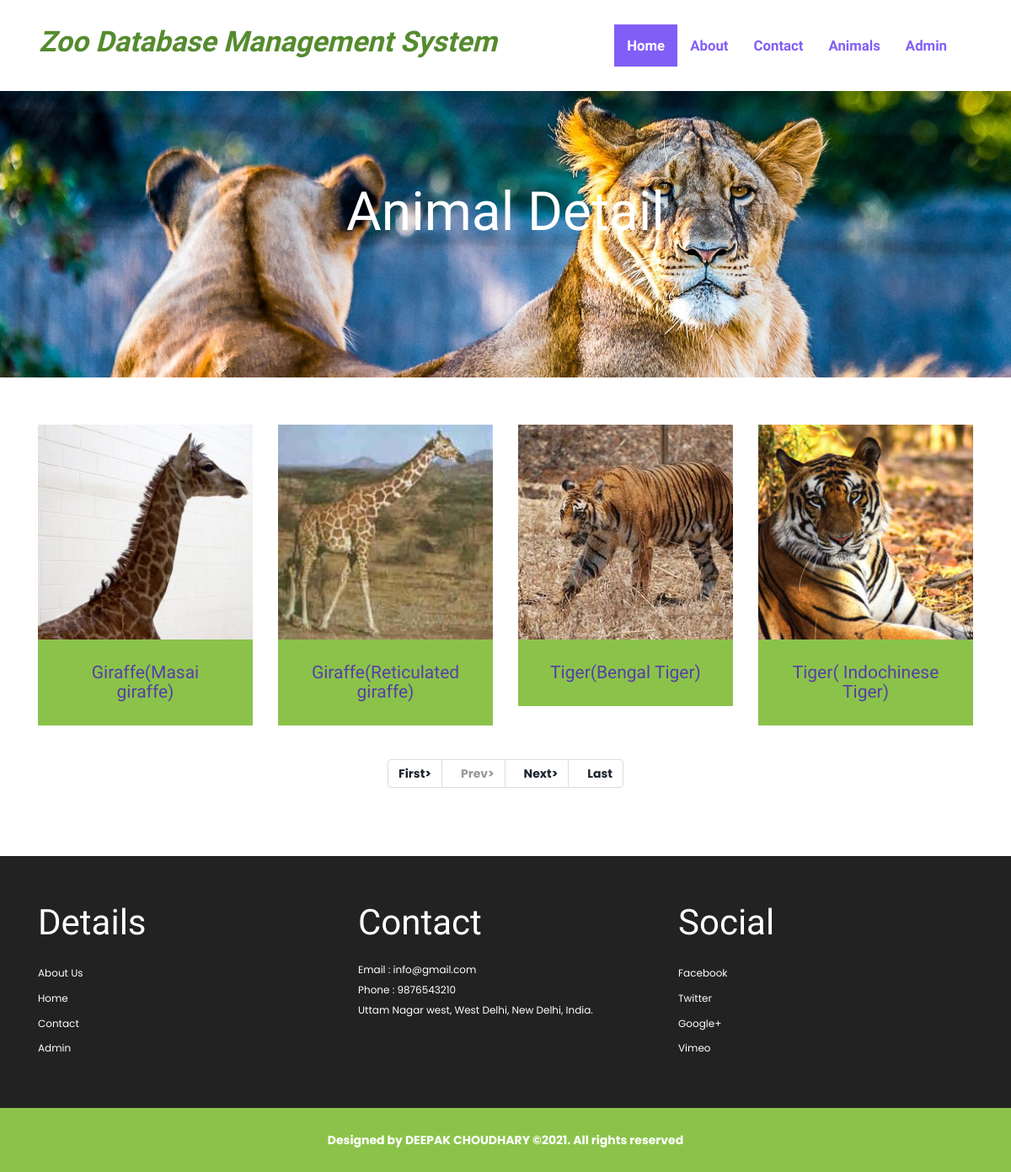
Page /animals.php on the committed database.
### tables this page shows
CREATE TABLE `tblanimal` (
  `ID` int(10) NOT NULL,
  `AnimalName` varchar(200) DEFAULT NULL,
  `CageNumber` int(10) DEFAULT NULL,
  `FeedNumber` varchar(200) DEFAULT NULL,
  `Breed` varchar(200) DEFAULT NULL,
  `AnimalImage` varchar(200) DEFAULT NULL,
  `Description` mediumtext DEFAULT NULL,
  `CreationDate` timestamp NOT NULL DEFAULT current_timestamp() ON UPDATE current_timestamp()
);

CREATE TABLE `tblpage` (
  `ID` int(10) NOT NULL,
  `PageType` varchar(200) DEFAULT NULL,
  `PageTitle` varchar(200) DEFAULT NULL,
  `PageDescription` mediumtext DEFAULT NULL,
  `Email` varchar(200) DEFAULT NULL,
  `MobileNumber` bigint(10) DEFAULT NULL,
  `UpdationDate` timestamp NULL DEFAULT NULL ON UPDATE current_timestamp()
);

### animals.php (the view, shortened to what this page needs)
<?php
include('includes/dbconnection.php');
?>
<!DOCTYPE HTML>
<html>
<head>
<link href="css/bootstrap.css" rel="stylesheet" type="text/css" media="all">
<link href="css/style.css" rel="stylesheet" type="text/css" media="all" />
<link rel="stylesheet" type="text/css" href="css/jquery.lightbox.css">
</head>
<body>
<?php include_once('includes/header.php');?>
		<div class="banner-header">
			<div class="container">
				<h2>Animal Detail</h2>
			</div>
			</div>
	<div class="content">
			<div class="gallery-section">
					<div class="container">
					<div class="welcome-grid">
			<?php
			if (isset($_GET['pageno'])) {
            $pageno = $_GET['pageno'];
        } else {
            $pageno = 1;
        }
        $no_of_records_per_page = 4;
        $offset = ($pageno-1) * $no_of_records_per_page;
$ret1=mysqli_query($con,"select COUNT(*) from  tblanimal");
$total_rows = mysqli_fetch_array($ret1)[0];
$total_pages = ceil($total_rows / $no_of_records_per_page);
 $query=mysqli_query($con,"select * from tblanimal LIMIT $offset, $no_of_records_per_page");
 while ($row=mysqli_fetch_array($query)) {
 ?>
								<div class="col-md-3 welcome-grid" >
									<img src="admin/images/<?php echo $row['AnimalImage'];?>" width='220' height='200' alt=" " class="img-responsive" />
									<div class="wel-info">
										<h4><a href="animal-detail.php?anid=<?php echo $row['ID'];?>"><?php echo $row['AnimalName'];?>(<?php echo $row['Breed'];?>)</a></h4>
									</div>
								<br></div><?php }?>
				<div class="clearfix"> </div>
			</div>
	<div align="center">
    <ul class="pagination" >
        <li><a href="?pageno=1"><strong>First></strong></a></li>
        <li class="<?php if($pageno <= 1){ echo 'disabled'; } ?>">
            <a href="<?php if($pageno <= 1){ echo '#'; } else { echo "?pageno=".($pageno - 1); } ?>"><strong style="padding-left: 10px">Prev></strong></a>
        </li>
        <li class="<?php if($pageno >= $total_pages){ echo 'disabled'; } ?>">
            <a href="<?php if($pageno >= $total_pages){ echo '#'; } else { echo "?pageno=".($pageno + 1); } ?>"><strong style="padding-left: 10px">Next></strong></a>
        </li>
        <li><a href="?pageno=<?php echo $total_pages; ?>"><strong style="padding-left: 10px">Last</strong></a></li>
    </ul>
</div>
		</div>
	</div>
		<?php include_once('includes/special.php');?>
			</div>
		<?php include_once('includes/footer.php');?>
</body>
</html>

### includes/header.php (shortened to what this page needs)
          <div class="header">
              <div class="container">
                  <div class="header-top">
                      <nav class="navbar navbar-default">
                          <div class="container-fluid">
                              <div class="navbar-header">
                                  <div class="navbar-brand">
                                      <h1><a href="index.php">Zoo Database Management System</a></h1>
                                  </div>
                              </div>
                          <div class="collapse navbar-collapse" id="bs-example-navbar-collapse-1">
                            <ul class="nav navbar-nav">
                                  <li class="active"><a href="index.php">Home <span class="sr-only">(current)</span></a></li>
                                  <li><a href="about.php">About</a></li>
                                  <li><a href="contact.php">Contact</a>
                                  </li>
                                  <li><a href="animals.php">Animals</a>
                                  </li>
                                  <li><a href="admin/index.php">Admin</a></li>
                              </ul>
                          </div>
</div>
                      </nav>
                  </div>
              </div>
          </div>

### includes/special.php
<div class="specials-section">
					<div class="container">
						<div class="specials-grids">
							<div class="col-md-4 specials1">
								<h3> details</h3>
								<ul>
									<li><a href="about.php">About Us</a></li>
									<li><a href="index.php">Home</a></li>
									<li><a href="contact.php">Contact</a></li>
									<li><a href="admin/index.php">Admin</a></li>
								</ul>
							</div>
							<div class="col-md-4 specials1">
								<h3>contact</h3>
								<?php
 $query=mysqli_query($con,"select * from  tblpage where PageType='contactus'");
 while ($row=mysqli_fetch_array($query)) {
 ?>
								<address>
									<p>Email : <?php  echo $row['Email'];?></p>
								 <p>Phone : <?php  echo $row['MobileNumber'];?></p>
								 <p><?php  echo $row['PageDescription'];?></p>
								</address><?php } ?>
							</div>
							<div class="col-md-4 specials1">
								<h3>social</h3>
								<ul>
									<li><a href="#">facebook</a></li>
									<li><a href="#">twitter</a></li>
									<li><a href="#">google+</a></li>
									<li><a href="#">vimeo</a></li>
								</ul>
							</div>
							<div class="clearfix"></div>
						</div>
					</div>
				</div>

### includes/footer.php
<div class="footer-section">
				<div class="container">
					<div class="footer-top">
						<p>Designed by DEEPAK CHOUDHARY &copy;2021. All rights reserved </p>
					</div>
				</div>
			</div>

### css/style.css (style rules this page uses)
body a { transition: 0.5s all; -webkit-transition: 0.5s all; -moz-transition: 0.5s all; -o-transition: 0.5s all; -ms-transition: 0.5s all; }
h1, h2, h3, h4, h5, h6 { padding: 0 0; margin: 0 0; }
p { padding: 0 0; margin: 0 0; }
ul { padding: 0 0; margin: 0 0; }
body { padding: 0 0; margin: 0 0; font-family: 'Poppins'; }
.header-top { padding: 2em 0; background-color: #fff; }
.navbar-brand { float: left; margin-left: 0.8em; }
.navbar-nav { float: right; margin: 0; text-decoration: none; font-size: 1.2em; font-family: 'poppins'; font-weight: 600; text-transform: capitalize; }
.navbar-brand h1 a { text-decoration: none; color: #558b2f; font-size: 34px; font-family: 'Amaranth', sans-serif; font-style: italic; font-weight: bold; text-transform: capitalize; }
.navbar-default .navbar-nav>li>a { color: #815ef6; font-family: 'Amaranth'; }
.navbar-default .navbar-nav>.active>a, .navbar-default .navbar-nav>.active>a:hover, .navbar-default .navbar-nav>.active>a:focus { color: #fff; background-color: #815ef6; }
.navbar { position: relative; min-height: 50px; margin-bottom: 0; border: 1px solid transpaent; }
.navbar-brand { float: left; height: 0px; padding: 0px 15px; font-size: 18px; line-height: 20px; }
.navbar-default { border-color: #fff!important; background-color: #fff; }
.wel-info h4 { font-size: 1.5em; color: #fff; font-family: 'Amaranth'; }
.wel-info { background-color: #8bc34a; padding: 2em; }
.welcome-grid img { width: 100%; }
.specials-section { padding: 4em 0; background: #222; }
.specials-section h3 { font-size: 3em; text-transform: capitalize; font-family: 'Amaranth'; color: #fff; margin-bottom: 0.5em; }
.specials1 p { font-size: 12px; line-height: 2em; color: #ffffff; }
.specials1 ul li { list-style-type: none; padding: 0.3em 0; }
.specials1 ul li a { font-size: 12px; text-decoration: none; line-height: 1.8em; color: #ffffff; list-style: none; text-transform: capitalize; }
.footer-section { padding: 2em 0; text-align: center; background: #8bc34a; }
.footer-top p { font-size: 14px; color: #ffffff; font-weight: bold; }
.banner-header { background: url("../images/banner1.jpg")no-repeat 0px 0px; background-size: cover; height: 340px; text-align: center; padding: 4em 0 0; }
.banner-header h2 { font-size: 64px; padding: 53px; text-transform: capitalize; font-family: 'Amaranth'; color: #fff; }
.gallery-section { padding: 4em 0; text-align: center; }
@media (max-width:1440px) { .banner-header { min-height: 130px; } }

### rows in the picture
tblanimal: AnimalImage (picture), AnimalName "Giraffe", Breed "Masai giraffe"
tblanimal: AnimalImage (picture), AnimalName "Giraffe", Breed "Reticulated giraffe"
tblanimal: AnimalImage (picture), AnimalName "Tiger", Breed "Bengal Tiger"
tblanimal: AnimalImage (picture), AnimalName "Tiger", Breed "Indochinese Tiger"
tblpage: Email "info@gmail.com", MobileNumber "9876543210", PageDescription "Uttam Nagar west, West Delhi, New Delhi, India."
